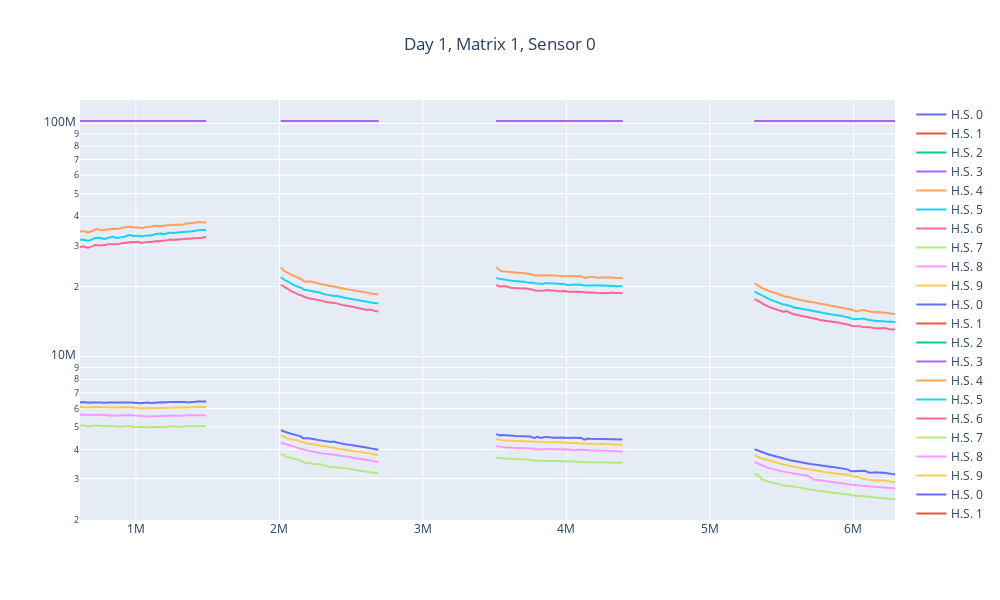

Write notebook code for a chart like this one.
### Code cell
plot_cls(cls_list, 1, 1, 0)
